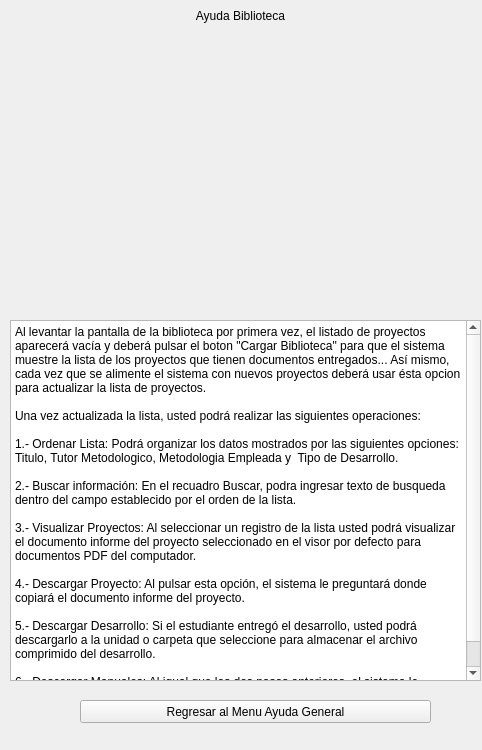
     <widget class="QWidget" name="scrollAreaWidgetContents_7">
      <property name="geometry">
       <rect>
        <x>0</x>
        <y>0</y>
        <width>482</width>
        <height>750</height>
       </rect>
      </property>
      <property name="minimumSize">
       <size>
        <width>0</width>
        <height>750</height>
       </size>
      </property>
      <widget class="QLabel" name="lblTitulo_4">
       <property name="geometry">
        <rect>
         <x>0</x>
         <y>0</y>
         <width>481</width>
         <height>31</height>
        </rect>
       </property>
       <property name="text">
        <string>Ayuda Biblioteca</string>
       </property>
       <property name="alignment">
        <set>Qt::AlignCenter</set>
       </property>
      </widget>
      <widget class="QLabel" name="label_5">
       <property name="geometry">
        <rect>
         <x>10</x>
         <y>40</y>
         <width>471</width>
         <height>271</height>
        </rect>
       </property>
       <property name="text">
        <string/>
       </property>
       <property name="pixmap">
        <pixmap>img/Consulta_Biblioteca.jpg</pixmap>
       </property>
       <property name="scaledContents">
        <bool>true</bool>
       </property>
      </widget>
      <widget class="QPlainTextEdit" name="plainTextEdit_4">
       <property name="geometry">
        <rect>
         <x>10</x>
         <y>320</y>
         <width>471</width>
         <height>361</height>
        </rect>
       </property>
       <property name="plainText">
        <string>Al levantar la pantalla de la biblioteca por primera vez, el listado de proyectos aparecerá vacía y deberá pulsar el boton &quot;Cargar Biblioteca&quot; para que el sistema muestre la lista de los proyectos que tienen documentos entregados... Así mismo, cada vez que se alimente el sistema con nuevos proyectos deberá usar ésta opcion para actualizar la lista de proyectos.

Una vez actualizada la lista, usted podrá realizar las siguientes operaciones:

1.- Ordenar Lista: Podrá organizar los datos mostrados por las siguientes opciones: Titulo, Tutor Metodologico, Metodologia Empleada y  Tipo de Desarrollo.

2.- Buscar información: En el recuadro Buscar, podra ingresar texto de busqueda dentro del campo establecido por el orden de la lista.

3.- Visualizar Proyectos: Al seleccionar un registro de la lista usted podrá visualizar el documento informe del proyecto seleccionado en el visor por defecto para documentos PDF del computador.

4.- Descargar Proyecto: Al pulsar esta opción, el sistema le preguntará donde copiará el documento informe del proyecto.

5.- Descargar Desarrollo: Si el estudiante entregó el desarrollo, usted podrá descargarlo a la unidad o carpeta que seleccione para almacenar el archivo comprimido del desarrollo.

6.- Descargar Manuales: Al igual que los dos pasos anteriores, el sistema le solicitara la información de donde copiará el documento del manual del desarrollo.</string>
       </property>
      </widget>
      <widget class="QPushButton" name="btnRegresarMenuGeneral_3">
       <property name="geometry">
        <rect>
         <x>80</x>
         <y>700</y>
         <width>351</width>
         <height>23</height>
        </rect>
       </property>
       <property name="text">
        <string>Regresar al Menu Ayuda General</string>
       </property>
      </widget>
     </widget>
